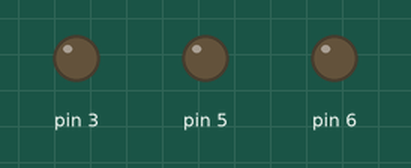
Bench run of a sketch on a simulated Arduino Uno, built with avr-gcc and run on an emulated ATmega328P. Parts: output pins drawn as LEDs (lit = HIGH).

Above: at 0.5 s.
At 1.5 s:
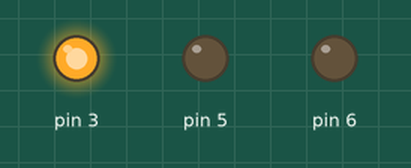
At 3.5 s:
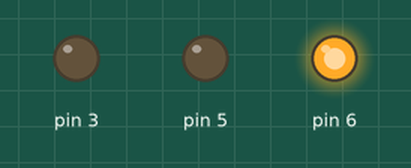
At 5.5 s:
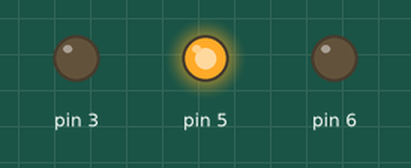
Timing chart, 0 to 6.9 s (numbered marks = the images above):
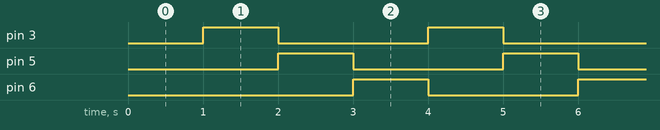

Measured:
- by itself, pin 3, pin 5, pin 6: alternates HIGH for 1.0 s and LOW for 2.0 s
- by itself, everything shown: repeats every 3.0 s, in 3 steps

The sketch:

rgb_com_pwm1.ino
```cpp
void setup(){
  pinMode(3, OUTPUT);
  pinMode(5, OUTPUT);
  pinMode(6, OUTPUT);

  analogWrite(3, 0);
  analogWrite(5, 0);
  analogWrite(6, 0);
}

void loop(){
  delay(1000);
  analogWrite(3, 255);
  analogWrite(5, 0);
  analogWrite(6, 0);

  delay(1000);
  analogWrite(3, 0);
  analogWrite(5, 255);
  analogWrite(6, 0);

  delay(1000);
  analogWrite(3, 0);
  analogWrite(5, 0);
  analogWrite(6, 255);
}
```
